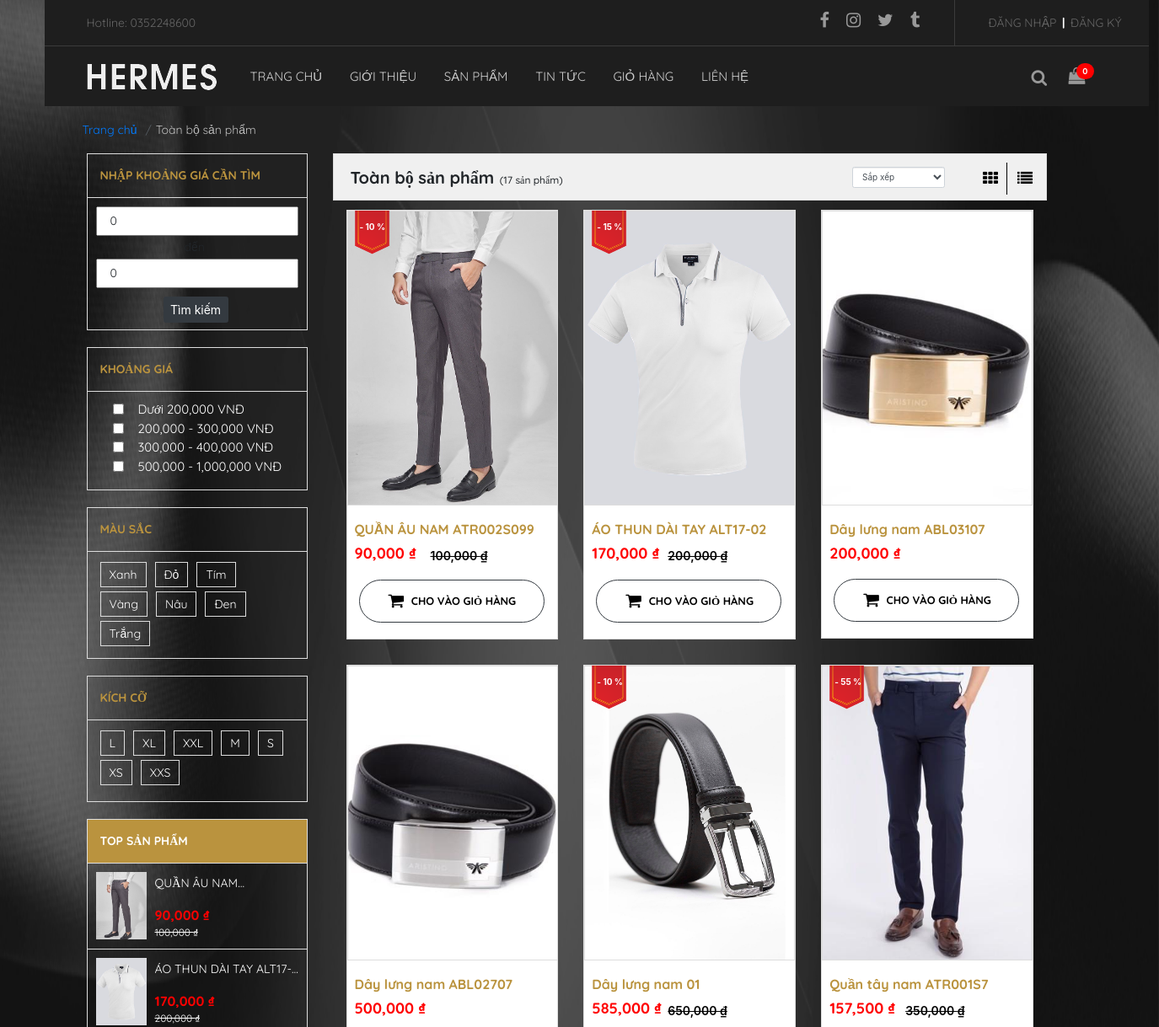
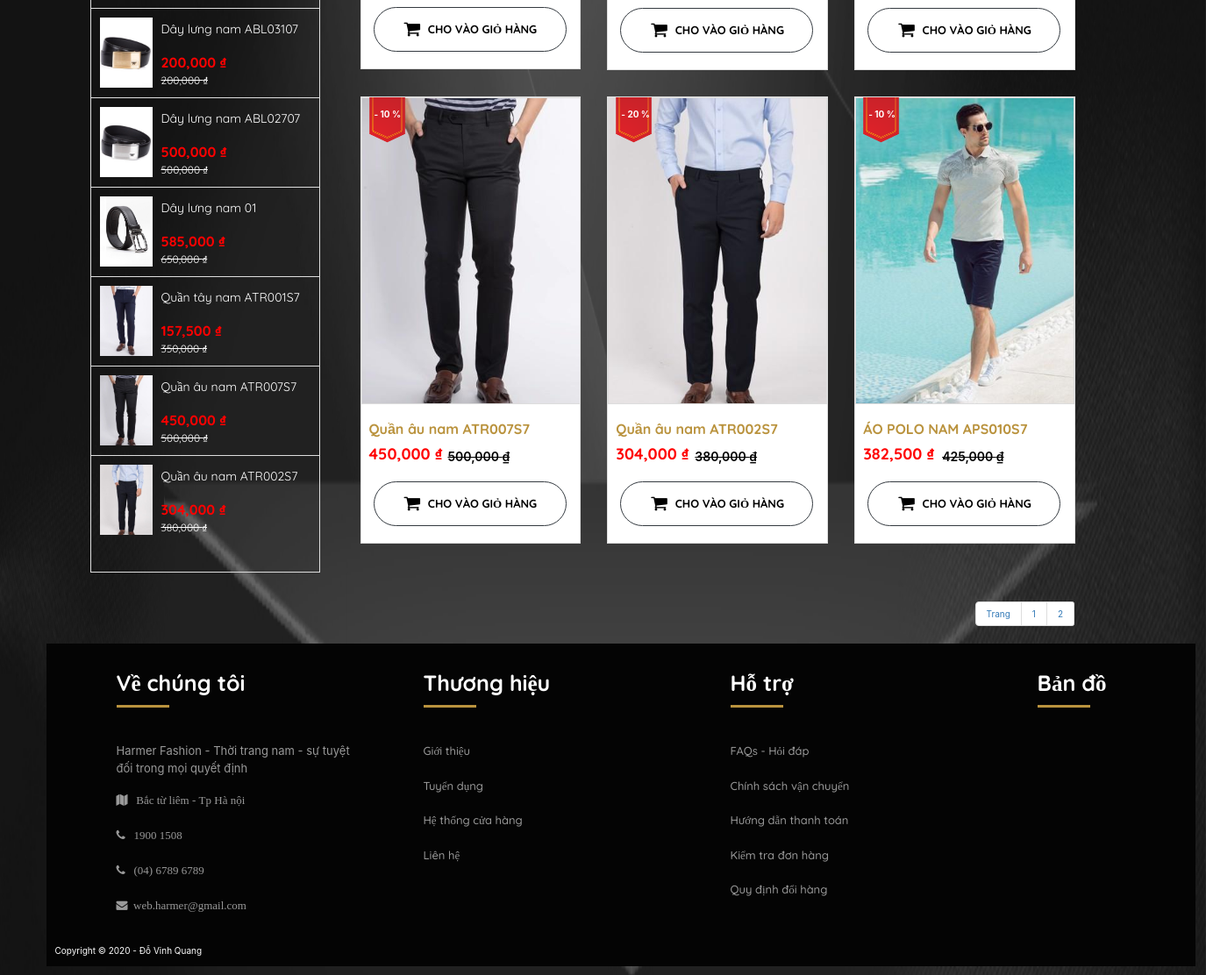
Page /allproducts.html on the committed database (2 pictures, top to bottom).
### tables this page shows
CREATE TABLE `products` (
  `id` int(11) NOT NULL,
  `name` varchar(500) NOT NULL,
  `description` varchar(4000) NOT NULL,
  `content` text NOT NULL,
  `shortdescription` varchar(500) NOT NULL,
  `hot` int(11) NOT NULL DEFAULT '0',
  `photo` varchar(500) NOT NULL,
  `price` float NOT NULL,
  `pricediscount` float NOT NULL,
  `discount` int(11) NOT NULL,
  `category_id` int(11) NOT NULL,
  `img1` varchar(500) NOT NULL,
  `img2` varchar(500) NOT NULL,
  `color` varchar(500) NOT NULL,
  `material` varchar(500) NOT NULL,
  `madein` varchar(500) NOT NULL,
  `size` varchar(500) NOT NULL
);

### controllers/ProductsController.php (called while the page is built, shortened)
<?php
	include "models/ProductsModel.php";
	class ProductsController extends Controller
	{
			public function allproducts()
		{
		$recordPerPage = 9;
		$numPage = ceil($this->modelTotalRecordAllProducts()/$recordPerPage);
		$data  = $this->modelReadAllProducts($recordPerPage);
		$this->loadView("ProductsView.php",["data"=>$data,"numPage"=>$numPage]);
		}
	}
 ?>

### models/ProductsModel.php (called while the page is built, shortened)
<?php
trait ProductsModel{
			public function modelHotProduct(){
			$conn = Connection::getInstance();
			$query = $conn->query("select * from products order by id desc limit 0,8");
			return $query->fetchAll();
		}
				public function modelReadAllProducts($recordPerPage){
			$page = isset($_GET["p"])&& $_GET["p"] > 0 ? $_GET["p"]-1 : 0;
			$from = $page * $recordPerPage;
			$sqlOrder = "";
			$order = isset($_GET["order"]) ? $_GET["order"]:"";
			switch ($order) {
				default:
					$sqlOrder = "order by id desc";
					break;
			}
			$conn = Connection::getInstance();
			$query = $conn->query("select * from products $sqlOrder limit $from, $recordPerPage");
			return $query->fetchAll();
		}
		public function modelTotalRecordAllProducts(){
			$conn = Connection::getInstance();
			$query = $conn->query("select * from products");
			return $query->rowCount();
		}
}
 ?>

### application/Unicode.php (called while the page is built)
<?php
class Unicode{
  static function removeUnicode ($str){
        $unicode = array(
            'a'=>'á|à|ả|ã|ạ|ă|ắ|ặ|ằ|ẳ|ẵ|â|ấ|ầ|ẩ|ẫ|ậ',
            'd'=>'đ',
            'e'=>'é|è|ẻ|ẽ|ẹ|ê|ế|ề|ể|ễ|ệ',
            'i'=>'í|ì|ỉ|ĩ|ị',
            'o'=>'ó|ò|ỏ|õ|ọ|ô|ố|ồ|ổ|ỗ|ộ|ơ|ớ|ờ|ở|ỡ|ợ',
            'u'=>'ú|ù|ủ|ũ|ụ|ư|ứ|ừ|ử|ữ|ự',
            'y'=>'ý|ỳ|ỷ|ỹ|ỵ',
      'A'=>'Á|À|Ả|Ã|Ạ|Ă|Ắ|Ặ|Ằ|Ẳ|Ẵ|Â|Ấ|Ầ|Ẩ|Ẫ|Ậ',
            'D'=>'Đ',
            'E'=>'É|È|Ẻ|Ẽ|Ẹ|Ê|Ế|Ề|Ể|Ễ|Ệ',
            'I'=>'Í|Ì|Ỉ|Ĩ|Ị',
            'O'=>'Ó|Ò|Ỏ|Õ|Ọ|Ô|Ố|Ồ|Ổ|Ỗ|Ộ|Ơ|Ớ|Ờ|Ở|Ỡ|Ợ',
            'U'=>'Ú|Ù|Ủ|Ũ|Ụ|Ư|Ứ|Ừ|Ử|Ữ|Ự',
            'Y'=>'Ý|Ỳ|Ỷ|Ỹ|Ỵ',
        );
       foreach($unicode as $nonUnicode=>$uni){
            $str = preg_replace("/($uni)/i", $nonUnicode, $str);
       }
       $str = str_replace(",", "", $str);
       $str = str_replace(".", "", $str);
       $str = str_replace(" ", "-", $str);
       $str = str_replace("?", "", $str);
       $str = strtolower($str);
       return $str;
    }
}
?>

### views/ProductsView.php (the view, shortened to what this page needs)
 <div class="body">
        <div class="body-breadcrumb">
<ol class="breadcrumb">
  <li class="breadcrumb-item"><a href="home.html">Trang chủ</a></li>
  <li class="breadcrumb-item active" aria-current="page">Toàn bộ sản phẩm</li>
</ol>
        </div>
        <div class="main">
            <div class="left">
                <div style="height: 210px;" class="item_search-box2 price-search">
                    <a style="color: #ba933e;" class="title-left">NHẬP KHOẢNG GIÁ CẦN TÌM</a>
                    <div style="padding: 10px;" class="input-group">
                    <input  type="number" min="0" value="0" id="fromPrice" name="" placeholder="Thấp nhất">
                    <div style="font-family: 'Quicksand', sans-serif;font-size: 14px;padding-top: 3px;padding-bottom: 3px;margin-left: 105px;">đến</div>
                    <input type="number" min="0" value="0" id="toPrice" name="" placeholder="Cao nhất">
                    <a title="Tìm kiếm theo giá" style="color: white;margin-top: 10px;margin-left: 80px;font-size: 14px;" class="btn btn-dark submit-search" onclick="location.href = 'search/fromPrice=' + document.getElementById('fromPrice').value + '&toPrice=' + document.getElementById('toPrice').value+'.html';">Tìm kiếm</a>
                </div>
                </div>
       <div style="height: 170px;" class="item_search-box2">
                    <a style="color: #ba933e;" class="title-left">KHOẢNG GIÁ</a>
       <div class="checkbox">
 <input  onclick="location.href='search/fromPrice=0&toPrice=200000.html'" class="" type="checkbox" id="1" name="1" value="">
  <label for="1">Dưới 200,000 VNĐ</label><br>
  <input  onclick="location.href='search/fromPrice=200000&toPrice=300000.html'" type="checkbox" id="2" name="2" value="">
  <label for="2">200,000 - 300,000 VNĐ</label><br>
  <input  onclick="location.href='search/fromPrice=300000&toPrice=400000.html'" type="checkbox" id="3" name="3" value="">
  <label for="3">300,000 - 400,000 VNĐ</label><br>
  <input  onclick="location.href='search/fromPrice=500000&toPrice=1000000.html'" type="checkbox" id="4" name="3" value="">
  <label for="4">500,000 - 1,000,000 VNĐ</label><br>
                </div>
                </div>
<div style="height: 180px;" class="item_search-box3">
                    <a class="title-left" style="color: #ba933e;">MÀU SẮC</a>
<div class="color" style="margin-top:15px;">
                <ul>
                    <li>
                        <a href="search/color=Xanh.html">Xanh</a>
                    </li>
                       <li>
                        <a href="search/color=Đỏ.html">Đỏ</a>
                    </li>
                     <li>
                        <a href="search/color=Tím.html">Tím</a>
                    </li>
                     <li>
                        <a href="search/color=Vàng.html">Vàng</a>
                    </li>
                     <li>
                        <a href="search/color=Nâu.html">Nâu</a>
                    </li>
                     <li>
                        <a href="search/color=Đen.html">Đen</a>
                    </li>
                     <li>
                        <a href="search/color=Trắng.html">Trắng</a>
                    </li>
                </ul>
                </div>
                </div>
<div style="height: 150px;" class="item_search-box3">
                    <a class="title-left" style="color: #ba933e;">KÍCH CỠ</a>
<div class="color" style="margin-top:15px;">
                <ul>
                    <li>
                        <a href="search/size=L.html">L</a>
                    </li>
                       <li>
                        <a href="search/size=XL.html">XL</a>
                    </li>
                     <li>
                        <a href="search/size=XXL.html">XXL</a>
                    </li>
                     <li>
                        <a href="search/size=M.html">M</a>
                    </li>
                     <li>
                        <a href="search/size=S.html">S</a>
                    </li>
                     <li>
                        <a href="search/size=XS.html">XS</a>
                    </li>
                     <li>
                        <a href="search/size=XXS.html">XXS</a>
                    </li>
                </ul>
                </div>
                </div>
   <div class="hot-product" style="height:900px;">
                        <a style="color:white;" class="title-left" >TOP SẢN PHẨM</a>
                        <div class="list-hot-product">
                            <ul>
                                <?php
                                $hotproduct = $this->modelHotProduct();
                                 ?>
                                 <?php foreach ($hotproduct as $hotrows): ?>
                                     <li>
                                    <div class="product-img1">
                                        <a href="products/detail/<?php echo $hotrows->id; ?>/<?php echo Unicode::removeUnicode($hotrows->name); ?>.html"><img style="object-fit: cover;" src="assets/upload/products/<?php echo $hotrows->photo; ?>" alt=""></a>
                                    <div class="product-hot-title">
                                        <a  style="color: white;
                                          -webkit-line-clamp: 1;
                                          -webkit-box-orient: vertical;
                                          overflow: hidden;
                                          display: -webkit-box;"
                                        href="products/detail/<?php echo $hotrows->id; ?>/<?php echo Unicode::removeUnicode($hotrows->name); ?>.html">
                                        <?php
                                        echo $hotrows->name;
                                         ?></a>
                                         <div class="gia">
                                         <div class="price5" style="color:red;font-size: 16px;font-weight: bold;">
                                             <?php echo number_format($hotrows->price - ($hotrows->price * $hotrows->discount)/100); ?> ₫
                                        </div>
                                        <div class="price-before1" style="color: white;text-decoration: line-through;font-size: 12px;">
                                         <?php echo number_format($hotrows->price); ?> ₫
                                        </div>
                                    </div>
                                    </div>
                                    </div>
                                </li>
                                 <?php endforeach ?>
                        </ul>
                        </div>
                </div>
    </div>
            <div class="right">
               <div class="top-right">
                <div class="top-list-product">
                    <?php
                    $sosp = $this->modelTotalRecordAllProducts();
                     ?>
                    <div class="title-list-product">
                    <h2>Toàn bộ sản phẩm</h2>
                    <h1 class="sosanpham">&nbsp; (<?php
                        echo $sosp;
                     ?> sản phẩm)</h1>
                    </div>
 <div style="margin-top: 15px;margin-left: 600px;position: absolute;z-index: 1;" class="col-md-2 text-right">
                <select class="form-control" onchange="location.href = 'allproducts-sort-order='+this.value+'.html';">
                  <option value="0">Sắp xếp</option>
                </select>
              </div>
 <div class="container">
    <div class="row">
        <div class="col-lg-12 my-3">
            <div class="pull-right">
                <div class="btn-group">
                    <button style="background: none;border: 0px;outline: none;" id="list">
                       <i style="color: black;font-size: 18px;border-right: 1px solid black;padding: 10px;" class="fa fa-th"></i>
                    </button>
                    <button style="background: none;border: 0px;outline: none;"  id="grid">
                        <i style="color: black;font-size: 18px;" class="fa fa-list"></i>
                    </button>
                </div>
            </div>
        </div>
    </div>
<?php if (($this->modelTotalRecordAllProducts()) != 0): ?>
    <div id="products" class="row view-group">
                <?php foreach ($data as $rows): ?>
                   <div class="item col-xs-4 col-lg-4">
                    <div class="thumbnail card list-product-content" style="position: relative;">
                          <?php if ($rows->discount > 0 ): ?>
          <span class="discount-price">
            - <?php
            echo $rows->discount;
             ?> %
          </span>
            <div class="icon-theme">
                <img style="width: 75px;height: 60px;" src="assets/frontend/images/icon-theme1.png">
            </div>
            <?php endif ?>
                        <div style="height: 350px;" class="img-event product-img">
                            <a href="products/detail/<?php echo $rows->id; ?>/<?php echo Unicode::removeUnicode($rows->name); ?>.html"><img style="height: 350px;object-fit: cover;" class="group list-group-image img-fluid" src="assets/upload/products/<?php echo $rows->photo; ?>" alt="" /></a>
                        </div>
                        <div class="caption card-body">
                            <a href="products/detail/<?php echo $rows->id; ?>/<?php echo Unicode::removeUnicode($rows->name); ?>.html"><?php
                              echo $rows->name;
                               ?></a>
                            <div class="row">
                                <div class="col-xs-12 col-md-12">
                                    <p class="lead">
                                       <?php echo number_format($rows->price - ($rows->price * $rows->discount)/100); ?> ₫</p>
                                </div>
                                     <?php if ($rows->discount > 0): ?>
                     <div class="col-xs-12">
                                    <p class="price">
                                       <?php echo number_format($rows->price)?> ₫</p>
                                </div>
                    <?php
                  elseif($rows->discount == 0):
                     ?>
                  <?php endif ?>
                                     <div class="buy-product-btn">
                                    <div class="icon-shop">
                                            <i class="fa fa-shopping-cart"></i>
                                    </div>
                            <a href="index.php?controller=cart&action=create&id=<?php echo $rows->id; ?>"><button type="button" class="btn btn-outline-dark">CHO VÀO GIỎ HÀNG</button></a>
                                </div>
                            </div>
                        </div>
                    </div>
                </div>
                 <?php endforeach ?>
            </div>
            <?php elseif(($this->modelTotalRecordAllProducts()) == 0): ?>
            <div style="text-align: center;font-size: 16px;font-family: 'Quicksand', sans-serif;color: white;">Chưa có sản phẩm</div>
            <?php endif ?>
</div>
<?php if (($this->modelTotalRecordAllProducts()) != 0): ?>
              <div class="number-page">
                <section class="panel">
            <div class="panel-body">
                <div class="pull-right">
                    <ul class="pagination">
                    <li class="page-item"><span>Trang</span></li>
                    <?php
    $page = isset($_GET["p"])? $_GET["p"]:0;
     ?>
                    <?php for($i = 1; $i <= $numPage; $i++): ?>
                    <li class="page-item">
                    <?php if($page == $i): ?>
                        <a style="background:#6c757d;color: white;" class="page-link" href="allproducts/page=<?php echo $i; ?>.html"><?php echo $i; ?></a>
                        <?php elseif($page != $i): ?>
                    <a class="page-link" href="allproducts/page=<?php echo $i; ?>.html"><?php echo $i; ?></a>
                   <?php endif ?>
                    </li>
                  <?php endfor; ?>
                  </ul>
                </div>
            </div>
        </section>
              </div>
    <?php elseif(($this->modelTotalRecordAllProducts()) == 0): ?>
               <div class="number-page"></div>
               <?php
           endif;
                ?>
        </div>
      </div>

### rows in the picture
products: photo (picture), name "QUẦN ÂU…", $hotrows->price - ($hotrows->price * $hotrows->discount)/100 "90,000", price "100,000", discount "10", name "QUẦN ÂU NAM ATR002S099", $rows->price - ($rows->price * $rows->discount)/100 "90,000"
products: photo (picture), name "ÁO THUN DÀI…", $hotrows->price - ($hotrows->price * $hotrows->discount)/100 "170,000", price "200,000", discount "15", name "ÁO THUN DÀI TAY ALT17-02", $rows->price - ($rows->price * $rows->discount)/100 "170,000"
products: photo (picture), name "Dây lưng nam ABL03107", $hotrows->price - ($hotrows->price * $hotrows->discount)/100 "200,000", price "200,000", $rows->price - ($rows->price * $rows->discount)/100 "200,000"
products: photo (picture), name "Dây lưng nam ABL02707", $hotrows->price - ($hotrows->price * $hotrows->discount)/100 "500,000", price "500,000", $rows->price - ($rows->price * $rows->discount)/100 "500,000"
products: photo (picture), name "Dây lưng nam 01", $hotrows->price - ($hotrows->price * $hotrows->discount)/100 "585,000", price "650,000", discount "10", $rows->price - ($rows->price * $rows->discount)/100 "585,000"
products: photo (picture), name "Quần tây nam ATR001S7", $hotrows->price - ($hotrows->price * $hotrows->discount)/100 "157,500", price "350,000", discount "55", $rows->price - ($rows->price * $rows->discount)/100 "157,500"
products: photo (picture), name "Quần âu nam ATR007S7", $hotrows->price - ($hotrows->price * $hotrows->discount)/100 "450,000", price "500,000", discount "10", $rows->price - ($rows->price * $rows->discount)/100 "450,000"
products: photo (picture), name "Quần âu nam ATR002S7", $hotrows->price - ($hotrows->price * $hotrows->discount)/100 "304,000", price "380,000", discount "20", $rows->price - ($rows->price * $rows->discount)/100 "304,000"
products: discount "10", photo (picture), name "ÁO POLO NAM APS010S7", $rows->price - ($rows->price * $rows->discount)/100 "382,500", price "425,000"

### other values in the picture
$ProductsNumberCart "0"
$sosp "17"
